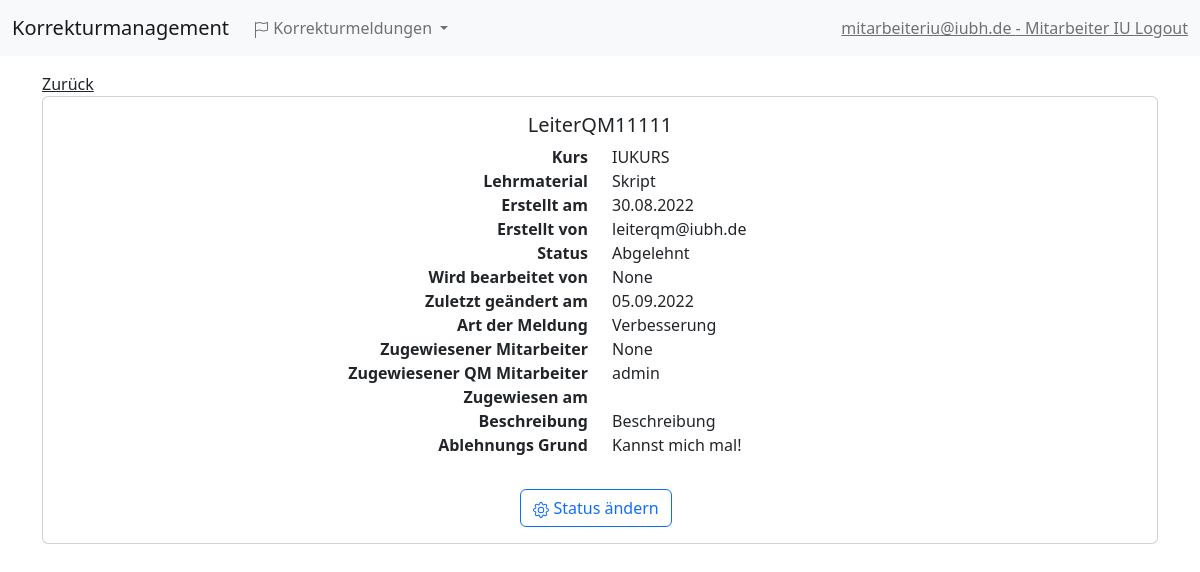
The page /reports/detail/23 (signed in) on the database as committed earlier.
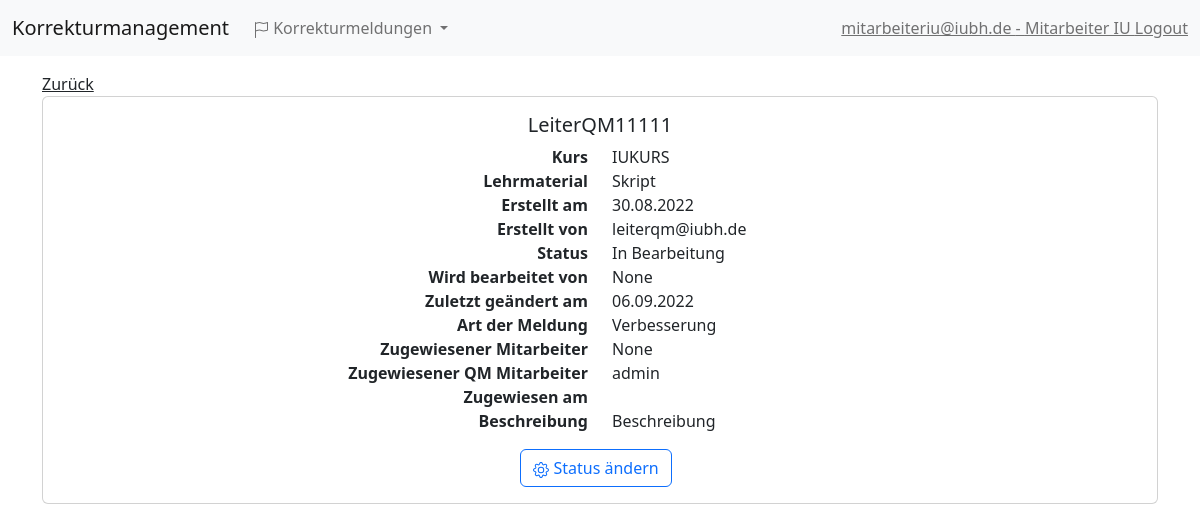
The same page on the database as committed later.
### reporting_system/models.py (models this page shows, shortened)
class CorrectionReport(models.Model):
    class DocumentType(models.TextChoices):
        SCRIPT = 1, _('Skript')
        LITERATURE = 2, _('Literaturliste')
        ONLINE_TESTS = 3, _('Online Tests')
        EVALUATION = 4, _('Kursevaluation')
        EXAM = 5, _('Musterklausur')
        EXAM_SOLUTIONS = 6, _('Musterlösung')
        SLIDE_SET = 7, _('Foliensätze für Präsenzstudium')
        PODCAST = 8, _('Podcast')
        PRESENTATION = 9, _('Präsentation')
        INTERACTIVE_LECTURE = 10, _('Interaktive Lehrveranstaltung')
        TUTORIAL = 11, _('Tutorium')
        TUTORIAL_DOCUMENTS = 12, _('Dokumente Tutorium')
        REPETITORIUM = 13, _('Repetitorium')
        LEARNING_SPRINT = 14, _('Learning Sprint')
        WORKBOOK = 15, _('Workbook Aufgaben')
        BOOTCAMP = 16, _('Bootcamp')
        SHORTCAST = 17, _('Shortcast')
        LIVE_TUTORIAL = 18, _('Live-Tutorial')
        TASK = 19, _('Aufgabenstellung: Schriftliche Ausarbeitung')
        GALLERY = 20, _('Videogalerie')
        PRE_ASSESSMENT = 21, _('Pre-Assessment')
        OTHER = 22, _('Sonstige Dokumente')
    class ReportType(models.TextChoices):
        MISTAKE = 1, _('Fehler')
        CORRECTION = 2, _('Verbesserung')
        MISSPELLING = 3, _('Rechtschreibfehler')
    class ReportStatus(models.TextChoices):
        REPORTED = 1, _('Erstellt')
        ASSIGNED = 2, _('Zugewiesen')
        REJECTED = 3, _('Abgelehnt')
        IN_PROCESS = 4, _('In Bearbeitung')
        WAIT_FOR_FEEDBACK = 5, _('Warten auf Rückmeldung')
        COMPLETED = 6, _('Abgeschlossen')
        CHECKED = 7, _('Geprüft')
    title = models.CharField("Bezeichnung", max_length=254, blank=False, error_messages={
        'required': 'Bitte vergebe für deine Korrekturmeldung eine Bezeichnung.',
        'max_length': 'Die Bezeichnung darf maximal 254 Zeichen lang sein.'
    }, validators=[MinLengthValidator(10, message='Die Bezeichnung muss mindestens 10 Zeichen lang sein')])
    description = models.TextField("Beschreibung", blank=False)
    created_by = models.ForeignKey(settings.AUTH_USER_MODEL, on_delete=models.CASCADE, blank=True)
    assigned_to = models.ForeignKey(settings.AUTH_USER_MODEL, on_delete=models.CASCADE, blank=True, null=True, related_name="assignee")
    qm_manager = models.ForeignKey(settings.AUTH_USER_MODEL, on_delete=models.CASCADE, blank=True, null=True, related_name="qm_manager")
    created_at = models.DateTimeField(auto_now_add=True)
    assigned_at = models.DateTimeField(default=None, blank=True, null=True)
    edited_at = models.DateTimeField(auto_now=True)
    file_name = models.CharField("Dateiname", max_length=254, blank=True, null=True, error_messages={
        'max_length': 'Der Dateiname darf maximal 254 Zeichen lang sein.'
    }, validators=[MinLengthValidator(10, message='Der Dateiname muss mindestens 10 Zeichen lang sein.')])
    file = models.FileField("Datei", upload_to='%Y/%m/%d', blank=True, null=True)
    course = models.CharField("IU Kursbezeichnung", max_length=255, blank=False, error_messages={
        'max_length': 'Die IU Kursbezeichnung darf maximal 255 Zeichen lang sein.'
    })
    comment = models.TextField("Ablehnungs Grund", blank=True, null=True)
    report_status = models.CharField("Status der Korrekturmeldung", max_length=255, choices=ReportStatus.choices,
                                     default=ReportStatus.REPORTED, null=True, blank=True)
    report_type = models.CharField("Art der Korrekturmeldung", max_length=255, choices=ReportType.choices,
                                   default=ReportType.CORRECTION, null=True)
    document_type = models.CharField("Lehrmaterial", max_length=255, choices=DocumentType.choices,
                                     default=DocumentType.SCRIPT)

### reporting_system/views.py (the view)
# urls.py: path("detail/<int:id>", views.reports_detail_view, name="reports_detail"),
def reports_detail_view(request, id):
    report = CorrectionReport.objects.get(id=id)
    ctx = {
        'report': report,
        'assignees': get_assignee_users(),
        'managers': get_qm_users(),
        'creator': report.created_by,
        'role': get_user_role(request.user)
    }
    return render(request, "report_detail.html", ctx)

### reporting_system/services.py (called while the page is built)
def get_user_role(user):
    groups = user.groups.all().values_list('name', flat=True)
    if Roles.QM_LEADER.value in groups:
        return Roles.QM_LEADER.value
    if Roles.QM_MANAGER.value in groups:
        return Roles.QM_MANAGER.value
    if Roles.IU_EMPLOYEE.value in groups:
        return Roles.IU_EMPLOYEE.value
    if Roles.STUDENT.value in groups:
        return Roles.STUDENT.value

def get_assignee_users():
    users = {}
    for user in User.objects.all():
        role = get_user_role(user)
        if role == Roles.IU_EMPLOYEE.value or role == Roles.QM_MANAGER.value:
            users[user] = role
    return users

def get_qm_users():
    users = {}
    for user in User.objects.all():
        role = get_user_role(user)
        if role == Roles.QM_LEADER.value or role == Roles.QM_MANAGER.value:
            users[user] = role
    return users

### reporting_system/templates/report_detail.html (shortened to what this page needs)
{% extends 'base/base.html' %}
{% load static %}
{% block body %}
<a class="navbar-text" href="{% url 'reports' %}">Zurück</a>
<div class="card mx-auto d-flex">
    <div class="card-body">
        <h5 class="card-title text-center">{{ report.title }}</h5>
        <div class="container">
            <div class="row">
                <div class="col text-end">
                    <b>Kurs</b>
                </div>
                <div class="col">
                    {{ report.course}}
                </div>
            </div>
            <div class="row">
                <div class="col text-end">
                    <b>Lehrmaterial</b>
                </div>
                <div class="col">
                    {{ report.get_document_type_display }}
                </div>
            </div>
            <div class="row">
                <div class="col text-end">
                    <b>Erstellt am</b>
                </div>
                <div class="col">
                    {{ report.created_at|date:"d.m.Y"}}
                </div>
            </div>
            <div class="row">
                <div class="col text-end">
                    <b>Erstellt von</b>
                </div>
                <div class="col">
                    {{ report.created_by }}
                </div>
            </div>
            <div class="row">
                <div class="col text-end">
                    <b>Status</b>
                </div>
                <div class="col">
                    {{ report.get_report_status_display}}
                </div>
            </div>
            <div class="row">
                <div class="col text-end">
                    <b>Wird bearbeitet von</b>
                </div>
                <div class="col">
                    {{ report.assigned_to}}
                </div>
            </div>
            <div class="row">
                <div class="col text-end">
                    <b>Zuletzt geändert am</b>
                </div>
                <div class="col">
                    {{ report.edited_at|date:"d.m.Y"}}
                </div>
            </div>
            <div class="row">
                <div class="col text-end">
                    <b>Art der Meldung</b>
                </div>
                <div class="col">
                    {{ report.get_report_type_display}}
                </div>
            </div>
            <div class="row">
                <div class="col text-end">
                    <b>Zugewiesener Mitarbeiter</b>
                </div>
                <div class="col">
                    {{ report.assigned_to}}
                </div>
            </div>
            <div class="row">
                <div class="col text-end">
                    <b>Zugewiesener QM Mitarbeiter</b>
                </div>
                <div class="col">
                    {{ report.qm_manager}}
                </div>
            </div>
            <div class="row">
                <div class="col text-end">
                    <b>Zugewiesen am</b>
                </div>
                <div class="col">
                </div>
            </div>
            <div class="row">
                <div class="col text-end">
                    <b>Beschreibung</b>
                </div>
                <div class="col">
                    {{ report.description}}
                </div>
            </div>
            {% if report.comment %}
            <div class="row">
                <div class="col text-end">
                    <b>Ablehnungs Grund</b>
                </div>
                <div class="col">
                    <p>{{ report.comment }}</p>
                </div>
            </div>
            {% endif %}
            <div class="d-flex justify-content-center mt-3">
                <div class="btn-group mx-1" role="group">
                    {% if role == 'Mitarbeiter IU'%}
                    <a href="{% url 'edit_report_emp' report.id %}" class="btn btn-outline-primary">
                        Status ändern
                    </a>
                    {% endif %}
                </div>
            </div>
        </div>
    </div>
</div>
{% endblock %}

Rows that differ between the two databases and show on the page:
changed CorrectionReport "LeiterQM11111": report_status "Abgelehnt" → "In Bearbeitung"; edited_at "05.09.2022" → "06.09.2022"; comment "Kannst mich mal!" → (not shown)
Other text that changed with them:
text no longer shown: "Ablehnungs Grund"
